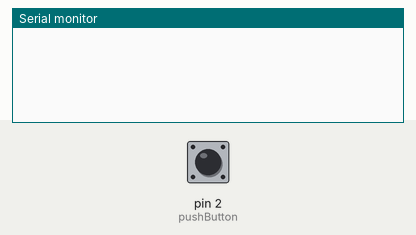
This sketch was run on a simulated Arduino Uno, built with avr-gcc and run on an emulated ATmega328P. On the bench: the last lines printed to the serial monitor. The inputs (shaded band) are chosen by the test bench; at power-on: pin 2 (pushButton) LOW.

Above: at 1.2 s.
1.3 s: pin 2 (pushButton) pulled HIGH for 0.15 s
At 3.9 s:
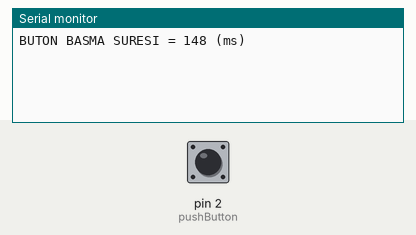
4.4 s: pin 2 (pushButton) pulled HIGH for 1 s
At 5.7 s:
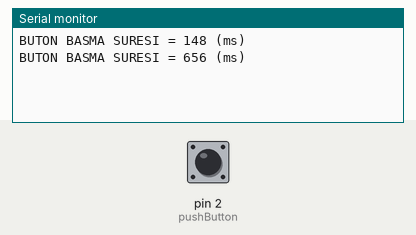
6.9 s: pin 2 (pushButton) pulled HIGH for 0.15 s
At 8.8 s:
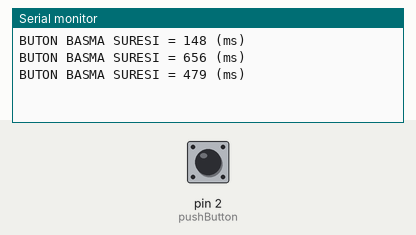
Timing chart, 0 to 10.3 s (numbered marks = the images above; inputs shaded):
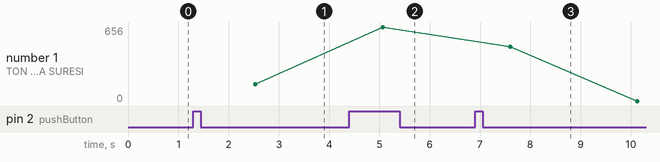

The sketch:

kodlar.ino
```cpp
int pushButton = 2;

int reset = 2500, time = 0;
int deger = 0;
bool buton_durum = 0;

void setup(){
  Serial.begin(9600);
  pinMode(pushButton, INPUT);
}

void loop() {
  int buton_durum = digitalRead(pushButton);
if (buton_durum == HIGH)
deger = deger + 1;

if (time == reset){
Serial.print("BUTON BASMA SURESI = ");
  Serial.print(deger);
Serial.println(" (ms)");
  time = 0;
deger = 0;
}
delay(1);
time = time + 1;
}
```

Measured:
- after the input at 1.3 s, the serial monitor: prints a new line after 1.2 s (image 1)
- after the input at 4.4 s, the serial monitor: prints a new line after 0.66 s (image 2)
- after the input at 6.9 s, the serial monitor: prints a new line after 0.70 s (image 3)
- plotted number 1: 148 → 656 after the input at 4.4 s
